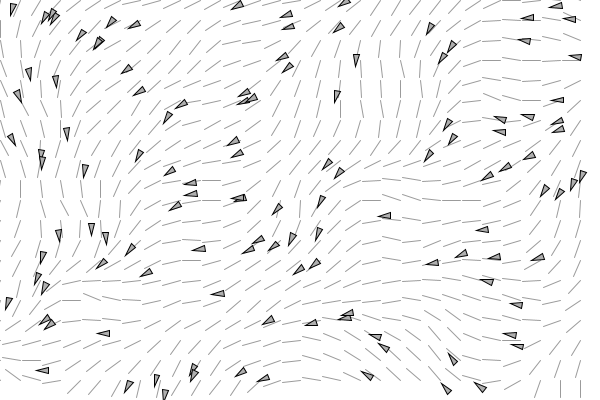
Frame 1 (no input)
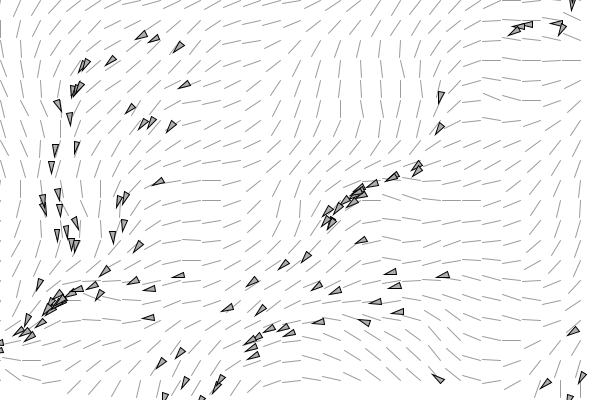
Frame 60 (the mouse pressed at the canvas centre just before this capture)
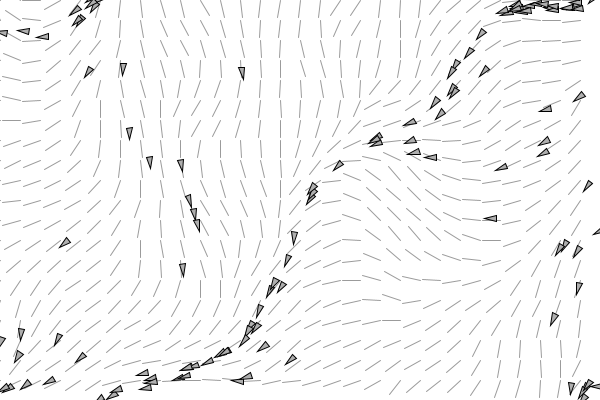
Frame 120 (the mouse held since frame 60 and released just before this capture)

The Processing sketch that drew these frames (run headless with seeded random() and noise(); from frame 60 on, the mouse is pressed at the canvas centre):

// Processing sketch: noc06_05_flow
// ── noc06_05_flow.pde


FlowField flowfield;

ArrayList<Vehicle> vehicles;

void setup() {
  size(600,400);
  flowfield = new FlowField(20);
  vehicles = new ArrayList<Vehicle>();
  
  for(int i=0;i<120;i++) {
    vehicles.add(new Vehicle(new PVector(random(width),random(height)),random(2,5),random(0.1,0.5)));
  }
}

void draw() {
  background(255);
  flowfield.display();
  for(Vehicle v:vehicles) {
    v.follow(flowfield);
    v.run();
  }
  
  
}

void mousePressed() {
  flowfield.init();
}
// ── FlowField.pde
class FlowField {
  
  PVector[][] field;  
  int cols, rows;  
  int resolution;  
  
  FlowField(int r) {
    resolution = r;
    cols = width/resolution;
    rows = height/resolution;
    
    field = new PVector[cols][rows];
    
    init();
  }
  
  void init() {
    noiseSeed((int)random(10000));
    float xoff= 0;
    for(int i=0;i<cols;i++) {
      float yoff = 0;
      for (int j=0;j<rows;j++) {
        float theta = map(noise(xoff,yoff),0,1,0,TWO_PI);
        field[i][j] = new PVector(cos(theta),sin(theta));
        yoff += 0.1;
      }
      xoff += 0.1;
    }
  }
  void display() {
    for (int i = 0; i < cols; i++) {
      for (int j = 0; j < rows; j++) {
        drawVector(field[i][j],i*resolution,j*resolution,resolution-2);
      }
    }
  }
  
  void drawVector(PVector v, float x, float y, float scayl) {
    pushMatrix();
    float arrowsize = 4;
    // Translate to location to render vector
    translate(x,y);
    stroke(0,100);
    // Call vector heading function to get direction (note that pointing to the right is a heading of 0) and rotate
    rotate(v.heading2D());
    // Calculate length of vector & scale it to be bigger or smaller if necessary
    float len = v.mag()*scayl;
    // Draw three lines to make an arrow (draw pointing up since we've rotate to the proper direction)
    line(0,0,len,0);
    //line(len,0,len-arrowsize,+arrowsize/2);
    //line(len,0,len-arrowsize,-arrowsize/2);
    popMatrix();
  }
  PVector lookup(PVector lookup) {
    int column = int(constrain(lookup.x / resolution, 0, cols-1));
    int row = int(constrain(lookup.y/ resolution,0,rows-1));
    return field[column][row].get();
  }
 
}
// ── Vehicle.pde
// The Nature of Code
// Daniel Shiffman
// http://natureofcode.com

// Flow Field Following

class Vehicle {

  // The usual stuff
  PVector location;
  PVector velocity;
  PVector acceleration;
  float r;
  float maxforce;    // Maximum steering force
  float maxspeed;    // Maximum speed

    Vehicle(PVector l, float ms, float mf) {
    location = l.get();
    r = 3.0;
    maxspeed = ms;
    maxforce = mf;
    acceleration = new PVector(0,0);
    velocity = new PVector(0,0);
  }

  public void run() {
    update();
    borders();
    display();
  }


  // Implementing Reynolds' flow field following algorithm
  // http://www.red3d.com/cwr/steer/FlowFollow.html
  void follow(FlowField flow) {
    // What is the vector at that spot in the flow field?
    PVector desired = flow.lookup(location);
    // Scale it up by maxspeed
    desired.mult(maxspeed);
    // Steering is desired minus velocity
    PVector steer = PVector.sub(desired, velocity);
    steer.limit(maxforce);  // Limit to maximum steering force
    applyForce(steer);
  }

  void applyForce(PVector force) {
    // We could add mass here if we want A = F / M
    acceleration.add(force);
  }

  // Method to update location
  void update() {
    // Update velocity
    velocity.add(acceleration);
    // Limit speed
    velocity.limit(maxspeed);
    location.add(velocity);
    // Reset accelertion to 0 each cycle
    acceleration.mult(0);
  }

  void display() {
    // Draw a triangle rotated in the direction of velocity
    float theta = velocity.heading2D() + radians(90);
    fill(175);
    stroke(0);
    pushMatrix();
    translate(location.x,location.y);
    rotate(theta);
    beginShape(TRIANGLES);
    vertex(0, -r*2);
    vertex(-r, r*2);
    vertex(r, r*2);
    endShape();
    popMatrix();
  }

  // Wraparound
  void borders() {
    if (location.x < -r) location.x = width+r;
    if (location.y < -r) location.y = height+r;
    if (location.x > width+r) location.x = -r;
    if (location.y > height+r) location.y = -r;
  }
}
